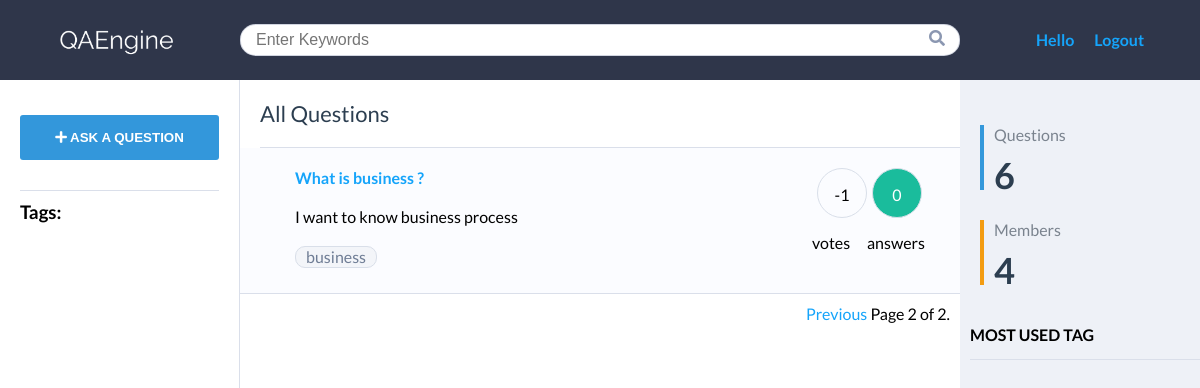
Page /?page=2 (signed in) on the committed database.
### qa/models.py (models this page shows, shortened)
class Question(models.Model):
    title = models.CharField(max_length=250)
    slug = models.SlugField(max_length=250, unique_for_date='created')
    user = models.ForeignKey(
        User, on_delete=models.CASCADE, related_name="question")
    body = models.TextField()
    created = models.DateTimeField(auto_now_add=True)
    updated = models.DateTimeField(auto_now=True)
    votes = models.IntegerField(default=0)
    tags = TaggableManager()
    class Meta:
        ordering = ('-created',)
    def get_absolute_url(self):
        return reverse('qa:question_detail', args=[self.slug])

### qa/views.py (the view)
# urls.py: 2. Add a URL to urlpatterns:  path('', views.home, name='home')
def home(request, tag_slug=None):
    search_form = SearchForm()
    user_count = User.objects.count()
    object_list = Question.objects.all()
    tag = None
    if tag_slug:
        tag = get_object_or_404(Tag, slug=tag_slug)
        object_list = object_list.filter(tags__in=[tag])
    if 'query' in request.GET:
        search_form = SearchForm(request.GET)
        if search_form.is_valid():
            query = search_form.cleaned_data['query']
            object_list = Question.objects.filter(title__contains=query)
    paginator = Paginator(object_list, 5) # 5 questions each page
    page = request.GET.get('page')
    try:
        questions = paginator.page(page)
    except PageNotAnInteger:
        questions = paginator.page(1)
    except EmptyPage:
        questions = paginator.page(paginator.num_pages)
    return render(request, 'extends/home.html', {'user_count': user_count, 'question_count': Question.objects.count() ,'page': page, 'questions': questions, 'tag': tag, 'search_form': search_form})

### qa/forms.py
class SearchForm(forms.Form):
    query = forms.CharField(label="", widget=forms.TextInput(attrs={'placeholder': 'Enter Keywords'}))

### qa/templates/extends/home.html
{% extends '../base.html' %}
{% block content %}
<p class="content-title">All Questions</p>
<div class="questions">
    {% for question in questions %}
    <div class="question">
        <div class="question-content">
            <a  href="{{question.get_absolute_url}}"><h4>{{question.title}}</h4></a>
            <p class="my-2">{{question.body|truncatewords:30}}</p>
            {% for tag in question.tags.all %}
            <a href="{% url 'qa:question_by_tag' tag.slug %}" class="tag">{{tag.name}}</a>
            {%endfor%}
        </div>
        <div class="informations">
            <p><span>{{question.votes}}</span> vote{{question.votes|pluralize}}</p>
            <p><span style="background-color: #1ABC9C !important; color: #fff;">{{question.answers.count}}</span> answer{{question.answers.count|pluralize}}</p>
        </div>
    </div>
    {% endfor %}
</div>
{% include "../pagination.html" with page=questions %}
{% endblock %}

### qa/static/css/base.css (style rules this page uses)
* { margin: 0; padding: 0; box-sizing: border-box; }
body { font-family: "Lato", sans-serif; }
a { text-decoration: none; color: #15a4fa; }
a.tag { background: #f3f5f9; border: 1px solid #d9dfe9; border-radius: 10px; background-color: #f3f5f9; text-decoration: none; color: #6f7d95; line-height: 20px; display: inline-block; padding: 0 10px; margin-right: 5px; margin-bottom: 5px; }
.my-2 { margin: 20px 0; }
#header .search-bar input { width: 100%; height: 32px; border-radius: 30px; padding-left: 15px; outline: none; color: #8c97b2; border: 1px solid rgba(140, 151, 178, 0.4); border-radius: 16px / 15px; background-color: #fff; }
.content .content-title { font-size: 22px; color: #2c3e50; display: block; margin-top: 20px; margin-left: 20px; padding-bottom: 20px; border-bottom: 1px solid #dadfea; }
.content .questions { display: flex; flex-direction: column; }
.content .questions .question { padding: 20px 35px; border-bottom: 1px solid #dadfea; display: flex; justify-content: space-between; }
.content .questions .question .informations { display: flex; }
.content .questions .question .informations span { width: 50px; height: 50px; display: block; text-align: center; line-height: 3.3; margin-bottom: 15px; border: 1px solid #d9dfe9; border-radius: 50%; margin-left: 5px; }
.content .questions .question:nth-child(2n + 1) { background-color: #fbfcff; }
.question-content, .answer-content { margin-left: 20px; }
form input[type="password"], form input[type="text"], form input[type="email"] { background-color: #fff; border: 1px solid #dadfea; padding: 5px; display: inline-block; font-size: 16px; border-radius: 5px 5px 5px 5px; margin: 10px 0; }
form textarea, form input[type="text"] { width: 400px; }

### rows in the picture
Question: title "What is business ?", body "I want to know business process", votes "-1", answers.count "0"
Tag: name "business"

### other values in the picture
{{ page.number }} "2"
{{ page.paginator.num_pages }} "2"
{{ question_count }} "6"
{{ user_count }} "4"
